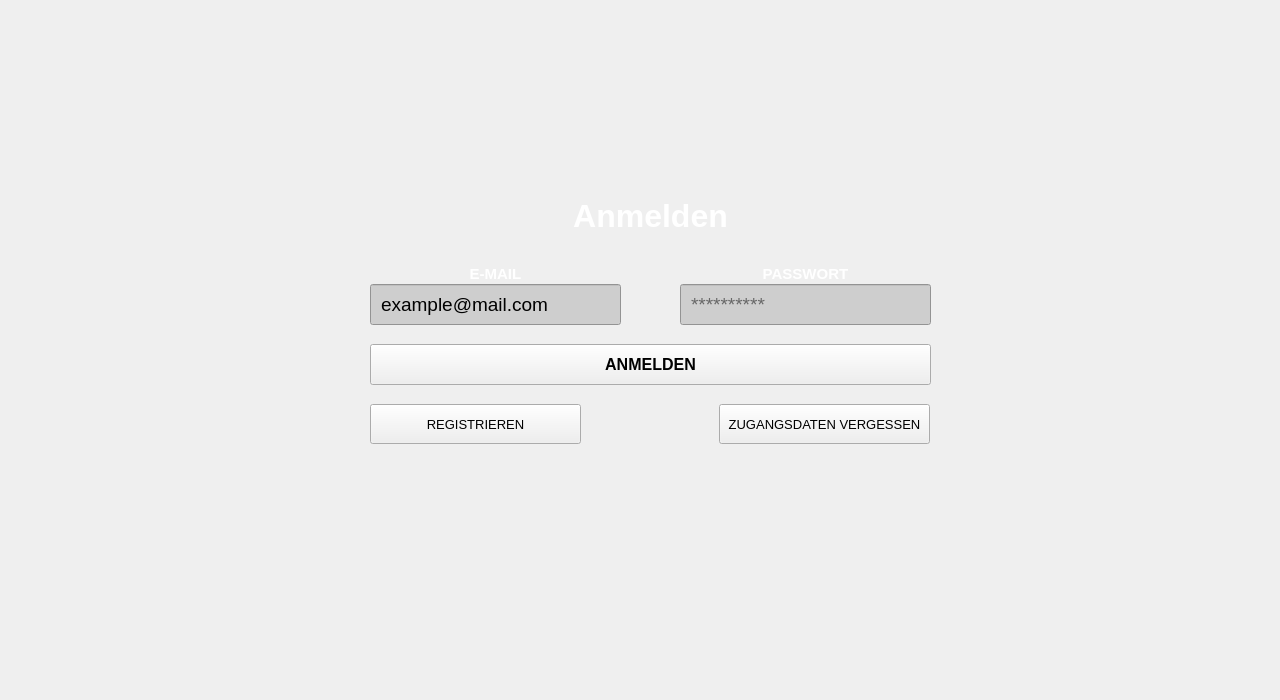
<?xml version="1.0" encoding="UTF-8"?>
<ui version="4.0">
 <class>LoginPage</class>
 <widget class="QWidget" name="LoginPage">
  <property name="geometry">
   <rect>
    <x>0</x>
    <y>0</y>
    <width>1280</width>
    <height>700</height>
   </rect>
  </property>
  <property name="windowTitle">
   <string>Form</string>
  </property>
  <property name="styleSheet">
   <string notr="true"/>
  </property>
  <widget class="QLabel" name="label">
   <property name="geometry">
    <rect>
     <x>445</x>
     <y>104</y>
     <width>401</width>
     <height>95</height>
    </rect>
   </property>
   <property name="text">
    <string/>
   </property>
   <property name="pixmap">
    <pixmap resource="../img/resources.qrc">:/logo/logo.png</pixmap>
   </property>
  </widget>
  <widget class="QPushButton" name="login_pB_register">
   <property name="geometry">
    <rect>
     <x>370</x>
     <y>404</y>
     <width>211</width>
     <height>40</height>
    </rect>
   </property>
   <property name="font">
    <font>
     <pointsize>10</pointsize>
     <bold>false</bold>
    </font>
   </property>
   <property name="text">
    <string>REGISTRIEREN</string>
   </property>
  </widget>
  <widget class="QLineEdit" name="login_mail">
   <property name="geometry">
    <rect>
     <x>370</x>
     <y>284</y>
     <width>251</width>
     <height>41</height>
    </rect>
   </property>
   <property name="font">
    <font>
     <pointsize>14</pointsize>
     <bold>false</bold>
    </font>
   </property>
   <property name="toolTip">
    <string>Deine E-Mailadresse</string>
   </property>
   <property name="styleSheet">
    <string notr="true">padding-left: 8px;
background-color: rgb(206, 206, 206);</string>
   </property>
   <property name="text">
    <string>example@mail.com</string>
   </property>
   <property name="placeholderText">
    <string>BENUTZERNAME</string>
   </property>
  </widget>
  <widget class="QLabel" name="login_password_label">
   <property name="geometry">
    <rect>
     <x>680</x>
     <y>264</y>
     <width>251</width>
     <height>20</height>
    </rect>
   </property>
   <property name="font">
    <font>
     <pointsize>11</pointsize>
     <bold>true</bold>
    </font>
   </property>
   <property name="styleSheet">
    <string notr="true">color: rgb(255, 255, 255);</string>
   </property>
   <property name="text">
    <string>PASSWORT</string>
   </property>
   <property name="alignment">
    <set>Qt::AlignmentFlag::AlignCenter</set>
   </property>
  </widget>
  <widget class="QLineEdit" name="login_password">
   <property name="geometry">
    <rect>
     <x>680</x>
     <y>284</y>
     <width>251</width>
     <height>41</height>
    </rect>
   </property>
   <property name="font">
    <font>
     <pointsize>14</pointsize>
     <bold>false</bold>
    </font>
   </property>
   <property name="toolTip">
    <string>Dein persönliches Passwort</string>
   </property>
   <property name="styleSheet">
    <string notr="true">padding-left: 8px;
background-color: rgb(206, 206, 206);</string>
   </property>
   <property name="text">
    <string/>
   </property>
   <property name="echoMode">
    <enum>QLineEdit::EchoMode::PasswordEchoOnEdit</enum>
   </property>
   <property name="placeholderText">
    <string>**********</string>
   </property>
  </widget>
  <widget class="QLabel" name="login_mail_label">
   <property name="geometry">
    <rect>
     <x>370</x>
     <y>264</y>
     <width>251</width>
     <height>20</height>
    </rect>
   </property>
   <property name="font">
    <font>
     <pointsize>11</pointsize>
     <bold>true</bold>
    </font>
   </property>
   <property name="styleSheet">
    <string notr="true">color: rgb(255, 255, 255);</string>
   </property>
   <property name="text">
    <string>E-MAIL</string>
   </property>
   <property name="alignment">
    <set>Qt::AlignmentFlag::AlignCenter</set>
   </property>
  </widget>
  <widget class="QLabel" name="register_subtitle">
   <property name="geometry">
    <rect>
     <x>365</x>
     <y>190</y>
     <width>571</width>
     <height>51</height>
    </rect>
   </property>
   <property name="font">
    <font>
     <pointsize>24</pointsize>
     <bold>true</bold>
    </font>
   </property>
   <property name="styleSheet">
    <string notr="true">background-color: transparent;
color: rgb(255, 255, 255);</string>
   </property>
   <property name="text">
    <string>Anmelden</string>
   </property>
   <property name="alignment">
    <set>Qt::AlignmentFlag::AlignCenter</set>
   </property>
  </widget>
  <widget class="QPushButton" name="login_pB_login">
   <property name="geometry">
    <rect>
     <x>370</x>
     <y>344</y>
     <width>561</width>
     <height>41</height>
    </rect>
   </property>
   <property name="font">
    <font>
     <pointsize>12</pointsize>
     <bold>true</bold>
    </font>
   </property>
   <property name="text">
    <string>ANMELDEN</string>
   </property>
  </widget>
  <widget class="QPushButton" name="login_pB_forget">
   <property name="geometry">
    <rect>
     <x>719</x>
     <y>404</y>
     <width>211</width>
     <height>40</height>
    </rect>
   </property>
   <property name="font">
    <font>
     <pointsize>10</pointsize>
     <bold>false</bold>
    </font>
   </property>
   <property name="text">
    <string>ZUGANGSDATEN VERGESSEN</string>
   </property>
  </widget>
  <zorder>login_pB_register</zorder>
  <zorder>login_mail</zorder>
  <zorder>login_password_label</zorder>
  <zorder>login_password</zorder>
  <zorder>login_mail_label</zorder>
  <zorder>register_subtitle</zorder>
  <zorder>login_pB_login</zorder>
  <zorder>login_pB_forget</zorder>
  <zorder>label</zorder>
 </widget>
 <tabstops>
  <tabstop>login_mail</tabstop>
  <tabstop>login_password</tabstop>
  <tabstop>login_pB_login</tabstop>
  <tabstop>login_pB_register</tabstop>
  <tabstop>login_pB_forget</tabstop>
 </tabstops>
 <resources>
  <include location="../img/resources.qrc"/>
 </resources>
 <connections/>
</ui>
